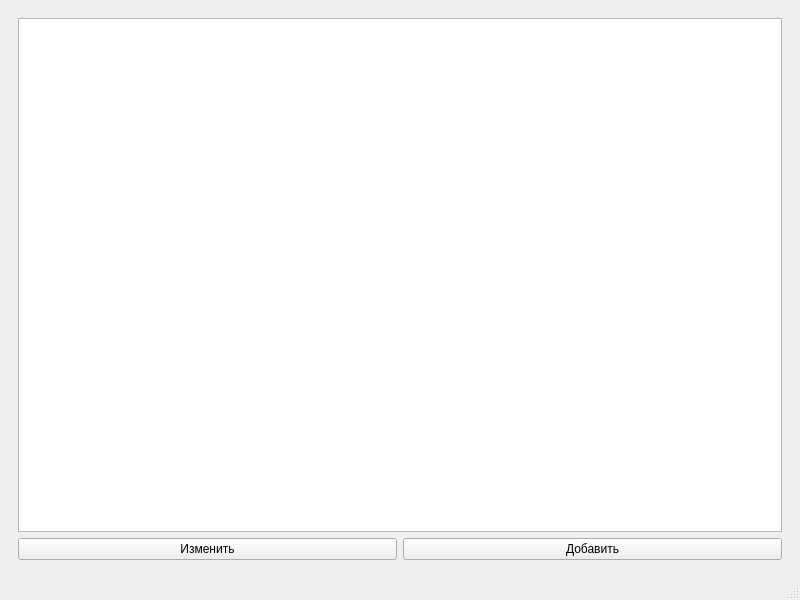
<?xml version="1.0" encoding="UTF-8"?>
<ui version="4.0">
 <class>MainWindow</class>
 <widget class="QMainWindow" name="MainWindow">
  <property name="geometry">
   <rect>
    <x>0</x>
    <y>0</y>
    <width>800</width>
    <height>600</height>
   </rect>
  </property>
  <property name="windowTitle">
   <string>Кофе</string>
  </property>
  <property name="styleSheet">
   <string notr="true">QStatusBar {
	color: #c96174;
}
</string>
  </property>
  <widget class="QWidget" name="centralwidget">
   <layout class="QHBoxLayout" name="horizontalLayout">
    <item>
     <widget class="QWidget" name="widget" native="true">
      <layout class="QGridLayout" name="gridLayout">
       <item row="1" column="0">
        <widget class="QPushButton" name="changeBtn">
         <property name="text">
          <string>Изменить</string>
         </property>
        </widget>
       </item>
       <item row="1" column="1">
        <widget class="QPushButton" name="addBtn">
         <property name="text">
          <string>Добавить</string>
         </property>
        </widget>
       </item>
       <item row="0" column="0" colspan="2">
        <widget class="QTableWidget" name="coffeeTable"/>
       </item>
      </layout>
     </widget>
    </item>
   </layout>
  </widget>
  <widget class="QStatusBar" name="statusbar"/>
 </widget>
 <resources/>
 <connections/>
</ui>
